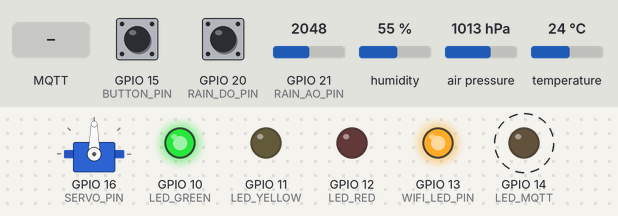
A sketch run on a simulated ESP32-S3. On the bench: servo, output pins drawn as LEDs (lit = HIGH). Dashed ring = blinking. The inputs (shaded band) are chosen by the test bench; at power-on: GPIO 15 (BUTTON_PIN) HIGH, GPIO 20 (RAIN_DO_PIN) HIGH, GPIO 21 (RAIN_AO_PIN) = 2048, humidity 55 %, air pressure 1013 hPa, temperature 24 °C. WiFi joins after 1.5 s; servers stay silent unless stated; no MQTT or app messages arrive unless stated; what the sketch prints to the serial monitor is not drawn.

Above: at 3.7 s.
3.8 s: GPIO 15 (BUTTON_PIN) pulled LOW for 0.15 s
At 6.7 s:
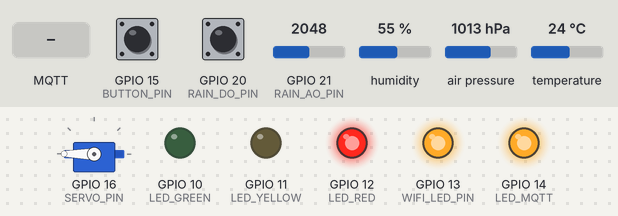
7.3 s: MQTT message "on" arrives on the third subscribed topic
At 8.4 s:
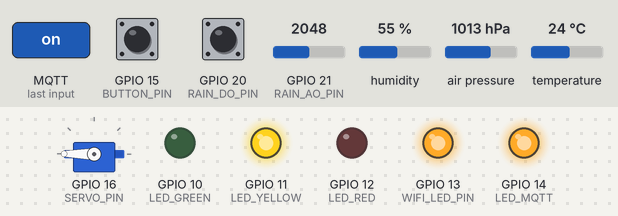
8.8 s: MQTT message "open" arrives on the second subscribed topic
At 9.8 s:
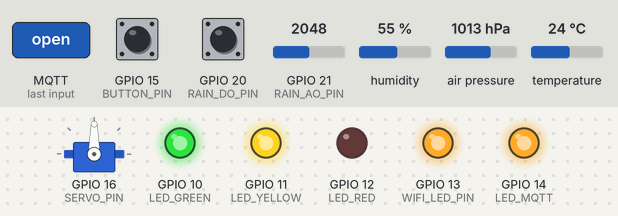
10.3 s: MQTT message "close" arrives on the second subscribed topic
At 11.5 s:
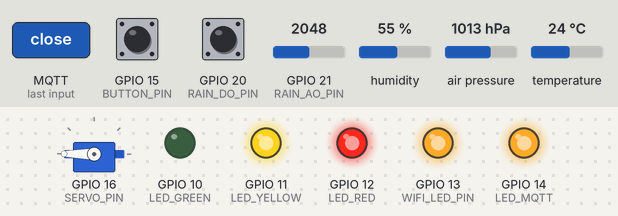
16.8 s: GPIO 15 (BUTTON_PIN) pulled LOW for 1 s
At 18.1 s:
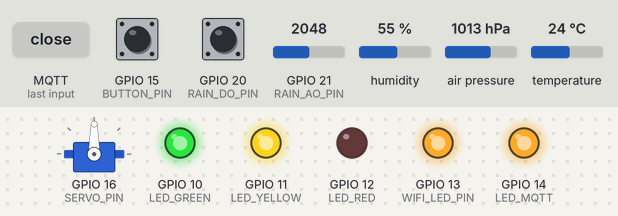
Timing chart, 0 to 19.8 s (numbered marks = the images above; inputs shaded):
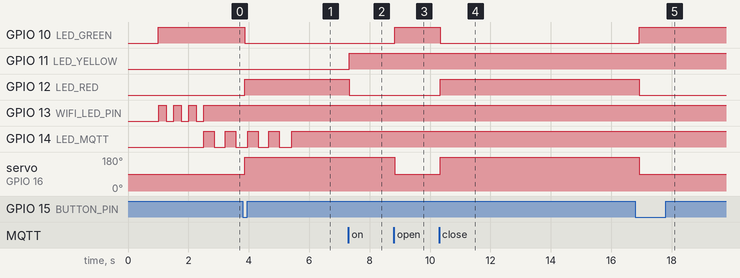

The sketch:

Sync_Guard_Sketch.ino
```cpp
#include <WiFi.h>
#include <PubSubClient.h>
#include <ESP32Servo.h>
#include <Wire.h>
#include <SparkFunBME280.h>
#include "config.h"

// ===== GPIO Pins =====
#define LED_MQTT      14  //Blinking -Connecting, Solid - Connected
#define WIFI_LED_PIN  13  //Blinking -Connecting, Solid - Connected
#define LED_RED       12
#define LED_YELLOW    11
#define LED_GREEN     10

#define SERVO_PIN     16
#define RAIN_DO_PIN   20
#define RAIN_AO_PIN   21
#define BUTTON_PIN    15  // Button: GPIO 15 > Button > GND

// ===== BME280 Configuration (SparkFun) =====
#define BME280_I2C_ADDR 0x76  // Change to 0x77 if needed
#define BME280_SDA_PIN  8
#define BME280_SCL_PIN  9

// ===== MQTT Configuration =====
// --- SENT (ESP32 → Broker → Dashboard) ---
#define MQTT_TOPIC_STATUS      "syncguard/status"
#define MQTT_TOPIC_DATA        "syncguard/data"
#define MQTT_TOPIC_TEMPERATURE "syncguard/temperature"
#define MQTT_TOPIC_PRESSURE    "syncguard/pressure"
#define MQTT_TOPIC_RAIN        "syncguard/rain"
#define MQTT_TOPIC_RAIN_ANALOG "syncguard/rain_analog"
#define MQTT_TOPIC_HUMIDITY    "syncguard/humidity"
#define MQTT_TOPIC_HEARTBEAT   "syncguard/heartbeat"
#define MQTT_TOPIC_SERVO_POS   "syncguard/servo/state"
#define MQTT_TOPIC_SERVO_ACK   "syncguard/servo/ack"

// --- RECEIVED (Dashboard → Broker → ESP32) ---
#define MQTT_TOPIC_SERVO_STATE   "syncguard/servo/change-state"
#define MQTT_TOPIC_LED_WARNING   "syncguard/led/warning"  // Payload: "on" = dismissed warning

// --- Publish Interval ---
#define MQTT_PUBLISH_INTERVAL  5000   // Interval (ms) for all sensors to publish data

// ===== Servo States =====
#define SERVO_OPEN    90
#define SERVO_CLOSED  180

// ===== Global Objects =====
WiFiClient espClient;
PubSubClient mqtt(espClient);
Servo myServo;
BME280 bme;

// ===== State Variables =====
bool wifiConnected = false;
bool mqttConnected = false;
bool bmpAvailable  = false;
bool servoOpen     = true;   // true = open (90°), false = closed (180°)
bool lastButtonState = HIGH; // Pull-up: unpressed = HIGH
unsigned long lastReconnectAttempt = 0;
unsigned long lastSensorRead = 0;
unsigned long lastHeartbeat = 0;
const unsigned long HEARTBEAT_INTERVAL = 15000;  // Heartbeat every 15 seconds

void setup() {
  Serial.begin(115200);
  delay(1000);

  // Initialize LEDs
  pinMode(WIFI_LED_PIN, OUTPUT);
  pinMode(LED_RED, OUTPUT);
  pinMode(LED_YELLOW, OUTPUT);
  pinMode(LED_GREEN, OUTPUT);
  pinMode(LED_MQTT, OUTPUT);

  digitalWrite(WIFI_LED_PIN, LOW);
  digitalWrite(LED_RED, LOW);
  digitalWrite(LED_YELLOW, LOW);
  digitalWrite(LED_GREEN, LOW);
  digitalWrite(LED_MQTT, LOW);

  Serial.println("\n=== Sync Guard Starting ===");

  // Initialize Button (INPUT_PULLUP: unpressed = HIGH, pressed = LOW)
  pinMode(BUTTON_PIN, INPUT_PULLUP);
  Serial.println("Button initialized.");

  // Initialize Servo - start at OPEN (90°)
  myServo.attach(SERVO_PIN);
  myServo.write(SERVO_OPEN);
  servoOpen = true;
  digitalWrite(LED_GREEN, HIGH);
  digitalWrite(LED_RED, LOW);
  Serial.println("Servo initialized at OPEN (90°).");

  // Initialize Rain Sensor
  pinMode(RAIN_DO_PIN, INPUT);
  Serial.println("Rain sensor initialized.");

  // Initialize BME280 (SparkFun)
  Wire.begin(BME280_SDA_PIN, BME280_SCL_PIN);
  bme.setI2CAddress(0x76);

  bme.setI2CAddress(BME280_I2C_ADDR);
  if (bme.beginI2C()) {
    bmpAvailable = true;
    Serial.println("BME280 initialized.");
  } else {
    Serial.println("BME280 not found! Check wiring or I2C address.");
  }

  // Connect to WiFi
  connectWiFi();

  // Configure MQTT
  mqtt.setServer(MQTT_SERVER, MQTT_PORT);
  mqtt.setCallback(mqttCallback);
}

void loop() {

  // Handle WiFi connection
  if (WiFi.status() != WL_CONNECTED) {
    wifiConnected = false;
    digitalWrite(WIFI_LED_PIN, LOW);
    connectWiFi();
  } else if (!wifiConnected) {
    wifiConnected = true;
    digitalWrite(WIFI_LED_PIN, HIGH);  // Solid when connected
  }

  // Handle MQTT connection
  if (wifiConnected) {
    if (!mqtt.connected()) {
      mqttConnected = false;
      blinkLED(LED_MQTT, 250);  // Blink while connecting
      unsigned long now = millis();
      if (now - lastReconnectAttempt > 5000) {
        lastReconnectAttempt = now;
        connectMQTT();
      }
    } else {
      if (!mqttConnected) {
        mqttConnected = true;
        digitalWrite(LED_MQTT, HIGH);  // Solid when connected
        Serial.println("MQTT Connected!");
      }
      mqtt.loop();
    }
  }

  // Read and publish sensors periodically
  unsigned long now = millis();
  if (now - lastSensorRead >= MQTT_PUBLISH_INTERVAL) {
    lastSensorRead = now;
    readSensors();
  }

  // Handle button press (toggle servo state)
  handleButton();

  // Heartbeat
  if (now - lastHeartbeat >= HEARTBEAT_INTERVAL) {
    lastHeartbeat = now;
    sendHeartbeat();
  }

  delay(100);
}

// ===== WiFi Functions =====
void connectWiFi() {
  Serial.print("Connecting to WiFi: ");
  Serial.println(WIFI_SSID);

  WiFi.mode(WIFI_STA);
  WiFi.begin(WIFI_SSID, WIFI_PASS);

  int attempts = 0;
  while (WiFi.status() != WL_CONNECTED && attempts < 20) {
    blinkLED(WIFI_LED_PIN, 250);  // Blink while connecting
    Serial.print(".");
    attempts++;
  }

  Serial.println();
  if (WiFi.status() == WL_CONNECTED) {
    Serial.println("WiFi Connected!");
    Serial.print("IP: ");
    Serial.println(WiFi.localIP());
    Serial.print("RSSI: ");
    Serial.print(WiFi.RSSI());
    Serial.println(" dBm");
    digitalWrite(WIFI_LED_PIN, HIGH);
  } else {
    Serial.println("WiFi Failed!");
  }
}

// ===== MQTT Functions =====
void connectMQTT() {
  Serial.print("Connecting to MQTT...");

  String clientId = "SyncGuard-" + String(WiFi.macAddress());

  if (mqtt.connect(clientId.c_str())) {
    Serial.println("Connected!");
    mqtt.publish(MQTT_TOPIC_STATUS, "online");
    mqtt.subscribe(MQTT_TOPIC_DATA);
    mqtt.subscribe(MQTT_TOPIC_SERVO_STATE);  // Receive servo commands from dashboard
    mqtt.subscribe(MQTT_TOPIC_LED_WARNING);  // Receive dismissed-warning LED command
  } else {
    Serial.print("Failed, rc=");
    Serial.println(mqtt.state());
  }
}

void mqttCallback(char* topic, byte* payload, unsigned int length) {
  // Convert payload to string
  String message = "";
  for (int i = 0; i < length; i++) {
    message += (char)payload[i];
  }

  Serial.print("[RECEIVED] Topic: ");
  Serial.print(topic);
  Serial.print(" | Message: ");
  Serial.println(message);

  // --- Handle servo command ---
  if (String(topic) == MQTT_TOPIC_SERVO_STATE) {
    if (message == "open" || message == "90") {
      if (!servoOpen) toggleServo();
    } else if (message == "close" || message == "closed" || message == "180") {
      if (servoOpen) toggleServo();
    }
    // Publish ACK so the dashboard can measure round-trip latency
    mqtt.publish(MQTT_TOPIC_SERVO_ACK, servoOpen ? "open" : "closed");
  }

  // --- Handle dismissed-warning LED command ---
  // Turns yellow LED on (GPIO 11) to indicate AI warned but user dismissed.
  // Clears green and red — yellow is the "acknowledged but ignored" state.
  if (String(topic) == MQTT_TOPIC_LED_WARNING) {
    if (message == "on") {
      digitalWrite(LED_GREEN, LOW);
      digitalWrite(LED_RED, LOW);
      digitalWrite(LED_YELLOW, HIGH);
      Serial.println("LED: WARNING DISMISSED (yellow on)");
    } else if (message == "off") {
      digitalWrite(LED_YELLOW, LOW);
      // Restore LED state based on servo position
      if (servoOpen) {
        digitalWrite(LED_GREEN, HIGH);
      } else {
        digitalWrite(LED_RED, HIGH);
      }
      Serial.println("LED: Warning dismissed LED cleared");
    }
  }
}

// ===== Sensor Functions =====
void readSensors() {
  // --- Rain Sensor ---
  bool isRaining = (digitalRead(RAIN_DO_PIN) == LOW);  // LOW = rain detected
  int rainAnalog = analogRead(RAIN_AO_PIN);            // 0-4095, lower = wetter

  Serial.print("Rain: ");
  Serial.print(isRaining ? "Yes" : "No");
  Serial.print(" | Analog: ");
  Serial.println(rainAnalog);

  if (mqttConnected) {
    char buf[16];
    snprintf(buf, sizeof(buf), "%d", rainAnalog);
    mqtt.publish(MQTT_TOPIC_RAIN, isRaining ? "1" : "0");
    mqtt.publish(MQTT_TOPIC_RAIN_ANALOG, buf);
  }

  // --- BME280 ---
  if (bmpAvailable) {
    float temperature = bme.readTempC();              // Celsius
    float pressure    = bme.readFloatPressure() / 100.0F; // hPa
    float humidity    = bme.readFloatHumidity();      // %RH

    Serial.print("Temp: ");     Serial.print(temperature); Serial.print(" C | ");
    Serial.print("Pressure: "); Serial.print(pressure);    Serial.print(" hPa | ");
    Serial.print("Humidity: "); Serial.print(humidity);    Serial.println(" %");

    if (mqttConnected) {
      char buf[64];
      snprintf(buf, sizeof(buf), "%.2f", temperature);
      mqtt.publish(MQTT_TOPIC_TEMPERATURE, buf);

      snprintf(buf, sizeof(buf), "%.2f", pressure);
      mqtt.publish(MQTT_TOPIC_PRESSURE, buf);

      snprintf(buf, sizeof(buf), "%.2f", humidity);
      mqtt.publish(MQTT_TOPIC_HUMIDITY, buf);
    }

    // --- Servo State ---
    if (mqttConnected) {
      mqtt.publish(MQTT_TOPIC_SERVO_POS, servoOpen ? "open" : "closed");
    }
  }
}

void sendHeartbeat() {
  if (!mqttConnected) return;

  char buf[32];
  snprintf(buf, sizeof(buf), "%lu", millis() / 1000);  // Uptime in seconds
  mqtt.publish(MQTT_TOPIC_HEARTBEAT, buf);

  Serial.print("Heartbeat sent | Uptime: ");
  Serial.print(buf);
  Serial.println("s");
}

void setServoAngle(int angle) {
  angle = constrain(angle, 0, 180);
  myServo.write(angle);
  Serial.print("Servo set to: ");
  Serial.println(angle);
}

void toggleServo() {
  if (servoOpen) {
    // Close it
    servoOpen = false;
    myServo.write(SERVO_CLOSED);
    digitalWrite(LED_GREEN, LOW);
    digitalWrite(LED_RED, HIGH);
    Serial.println("Servo: CLOSED (180°)");
    if (mqttConnected) mqtt.publish(MQTT_TOPIC_SERVO_POS, "closed");
  } else {
    // Open it
    servoOpen = true;
    myServo.write(SERVO_OPEN);
    digitalWrite(LED_RED, LOW);
    digitalWrite(LED_GREEN, HIGH);
    Serial.println("Servo: OPEN (90°)");
    if (mqttConnected) mqtt.publish(MQTT_TOPIC_SERVO_POS, "open");
  }
}

void handleButton() {
  bool currentState = digitalRead(BUTTON_PIN);
  // Detect falling edge (HIGH -> LOW = button pressed)
  if (lastButtonState == HIGH && currentState == LOW) {
    delay(50);  // Debounce
    if (digitalRead(BUTTON_PIN) == LOW) {
      toggleServo();
    }
  }
  lastButtonState = currentState;
}

// ===== Utility Functions =====
void blinkLED(int pin, int delayMs) {
  digitalWrite(pin, !digitalRead(pin));
  delay(delayMs);
}
```

config.h
```cpp
// config.h - WiFi and MQTT Configuration
// Uncomment the network you want to use

// === Network 1: Dexter's 13P ===
// #define WIFI_SSID "Dexter13P"
// #define WIFI_PASS "02022002ds"
// #define MQTT_SERVER "172.20.10.3"

// #define WIFI_SSID "iykyk"
// #define WIFI_PASS "Kuro@2905"
// #define MQTT_SERVER "10.210.187.75"

//#define WIFI_SSID "TP-Link_DX02"
///#define WIFI_PASS "02022002Ds@"
//#define MQTT_SERVER "192.168.1.101"

// === Network 2: sbrinasha ===
#define WIFI_SSID "sbrinasha"
#define WIFI_PASS "03April2003!"
#define MQTT_SERVER "172.20.10.3"

// === Network 3: Add your other hotspot here ===
// #define WIFI_SSID "YourHotspotName"
// #define WIFI_PASS "YourHotspotPassword"
// #define MQTT_SERVER "192.168.x.x"

// MQTT Port (usually 1883)
#define MQTT_PORT 1883
```

Measured:
- after the input at 3.8 s, GPIO 10 (LED_GREEN): HIGH → LOW after 0.06 s; GPIO 12 (LED_RED): LOW → HIGH after 0.06 s; servo on GPIO 16 (SERVO_PIN): 90° → 180° after 0.06 s
- after the input at 7.3 s, GPIO 11 (LED_YELLOW): LOW → HIGH at once; GPIO 12 (LED_RED): HIGH → LOW at once
- after the input at 8.8 s, GPIO 10 (LED_GREEN): LOW → HIGH at once; servo on GPIO 16 (SERVO_PIN): 180° → 90° at once
- after the input at 10.3 s, GPIO 10 (LED_GREEN): HIGH → LOW at once; GPIO 12 (LED_RED): LOW → HIGH at once; servo on GPIO 16 (SERVO_PIN): 90° → 180° at once
- after the input at 16.8 s, GPIO 10 (LED_GREEN): LOW → HIGH after 0.13 s; GPIO 12 (LED_RED): HIGH → LOW after 0.13 s; servo on GPIO 16 (SERVO_PIN): 180° → 90° after 0.13 s
- by itself, GPIO 14 (LED_MQTT): alternates HIGH for 0.35 s and LOW for 0.38 s, 5 changes in all, then stays HIGH
